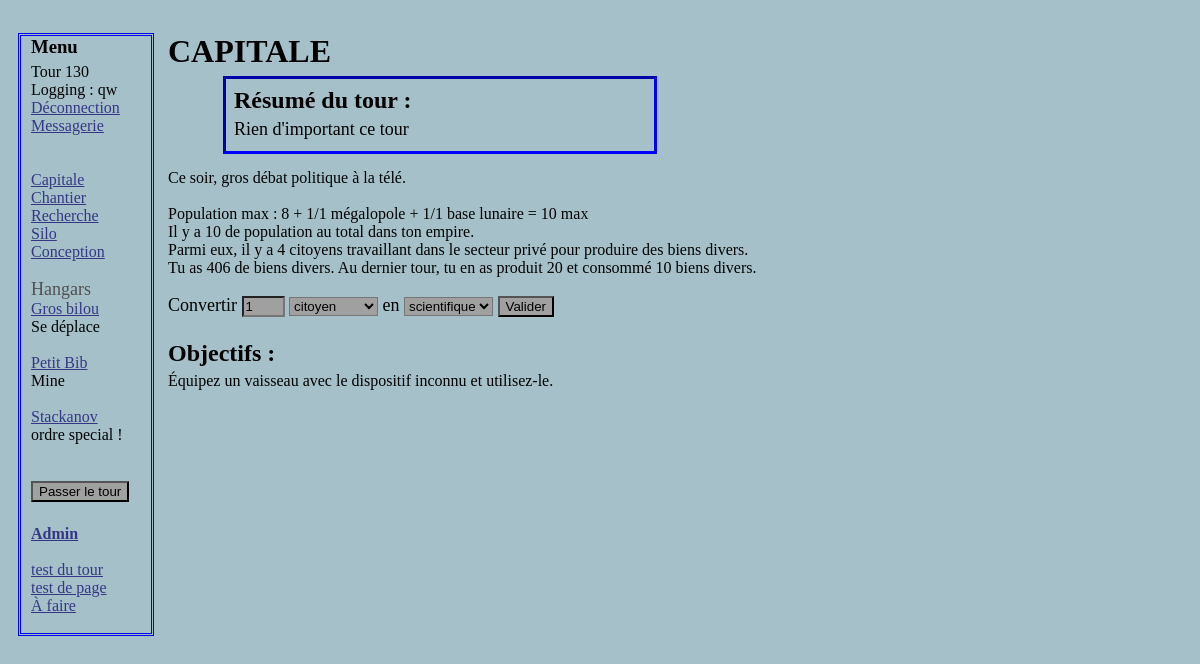
/capitale.php (signed in), run on the app's committed database.
### tables this page shows
CREATE TABLE IF NOT EXISTS `tour` (
  `id` int(11) NOT NULL AUTO_INCREMENT,
  `datetour` datetime NOT NULL DEFAULT CURRENT_TIMESTAMP,
  `resume` text,
  PRIMARY KEY (`id`)
);

CREATE TABLE IF NOT EXISTS `vaisseau` (
  `idvaisseau` int(11) NOT NULL AUTO_INCREMENT,
  `idjoueurbat` int(11) NOT NULL,
  `typevaisseau` int(11) NOT NULL,
  `univers` int(11) NOT NULL DEFAULT '0',
  `x` int(11) NOT NULL DEFAULT '0',
  `y` int(11) DEFAULT '0',
  `nomvaisseau` varchar(32) NOT NULL DEFAULT 'Vaisseau',
  `vitesse` int(11) NOT NULL DEFAULT '1',
  `capacitedesoute` int(11) NOT NULL DEFAULT '1',
  `capaciteminage` int(11) NOT NULL DEFAULT '1',
  `HPmaxvaisseau` int(11) NOT NULL DEFAULT '3',
  `HPvaisseau` int(11) NOT NULL DEFAULT '3',
  `biensvaisseau` int(11) DEFAULT '0',
  `titanevaisseau` int(11) NOT NULL DEFAULT '0',
  PRIMARY KEY (`idvaisseau`)
);

CREATE TABLE IF NOT EXISTS `choixevents` (
  `idchoix` int(11) NOT NULL AUTO_INCREMENT,
  `idjoueurevent` int(11) NOT NULL,
  `texteevent` text NOT NULL,
  `eventsuite1` int(11) DEFAULT NULL,
  `textechoix1` varchar(128) DEFAULT NULL,
  `eventsuite2` int(11) DEFAULT NULL,
  `textechoix2` varchar(128) DEFAULT NULL,
  `eventsuite3` int(11) DEFAULT NULL,
  `textechoix3` varchar(128) DEFAULT NULL,
  PRIMARY KEY (`idchoix`)
);

CREATE TABLE IF NOT EXISTS `limitesjoueurs` (
  `id` int(11) NOT NULL,
  `maxchantier` int(11) NOT NULL DEFAULT '0',
  `maxcentrederecherche` int(11) NOT NULL DEFAULT '1',
  `popmax` int(11) NOT NULL DEFAULT '5',
  `scientmax` int(11) NOT NULL DEFAULT '1',
  `ouvriermax` int(11) NOT NULL DEFAULT '1',
  `maxentrepot` int(11) NOT NULL DEFAULT '0',
  `maxbaselunaire` int(11) NOT NULL DEFAULT '0',
  `maxmegalopole` int(11) NOT NULL DEFAULT '1',
  PRIMARY KEY (`id`)
);

CREATE TABLE IF NOT EXISTS `utilisateurs` (
  `id` int(11) NOT NULL AUTO_INCREMENT,
  `pseudo` varchar(32) NOT NULL,
  `motdepasse` varchar(1024) NOT NULL,
  `dateinscription` date DEFAULT NULL,
  `biens` int(11) NOT NULL DEFAULT '200',
  `titane` int(11) NOT NULL DEFAULT '0',
  `idevent` int(11) NOT NULL DEFAULT '0',
  `ideventsuivant` int(11) NOT NULL DEFAULT '0',
  `lvl` int(11) NOT NULL DEFAULT '0',
  PRIMARY KEY (`id`)
);

CREATE TABLE IF NOT EXISTS `variationstour` (
  `idtable` int(11) NOT NULL AUTO_INCREMENT,
  `idjoueur` int(11) NOT NULL,
  `prodbiens` int(11) NOT NULL DEFAULT '0',
  `chantier` int(11) NOT NULL DEFAULT '0',
  `recherche` int(11) NOT NULL DEFAULT '5',
  `consobiens` int(11) NOT NULL DEFAULT '0',
  PRIMARY KEY (`idtable`)
);

### Capitale.php (the view, shortened to what this page needs)
<?php
include("include/BDDconnection.php");
?>
<!DOCTYPE html>
<html>
    <head>
           <link rel="stylesheet" href="style.css" />
	</head>
  <body>
    <?php include("include/menu.php"); ?>
  <div class="corps">
    <h1>CAPITALE</h1>
    <?php
    include("include/resume.php");
$reqinfoutilisateur = $bdg->prepare('SELECT * FROM utilisateurs WHERE id= ?');
$reqinfoutilisateur->execute(array($_SESSION['id']));
$repinfoutilisateur = $reqinfoutilisateur->fetch();
$recuperereventencours = $bdg->prepare('SELECT * FROM choixevents WHERE idjoueurevent= ?');
$recuperereventencours->execute(array($_SESSION['id']));
$eventencours = $recuperereventencours->fetch();
if (isset($eventencours['texteevent']))
  {
  echo $eventencours['texteevent'];
    ?>
    </form><?php
  }
$reqinfolimites = $bdg->prepare('SELECT * FROM limitesjoueurs WHERE id= ?');
$reqinfolimites->execute(array($_SESSION['id']));
$repinfolimites = $reqinfolimites->fetch();
$reqcomptermegalopole = $bdg->prepare('SELECT COUNT(*) AS nb FROM batiments WHERE idjoueurbat = ? AND typebat = 3');
$reqcomptermegalopole->execute(array($_SESSION['id']));
$repcomptermegalopole = $reqcomptermegalopole->fetch();
$reqcompterbaselunaire = $bdg->prepare('SELECT COUNT(*) AS nb FROM batiments WHERE idjoueurbat = ? AND typebat = 4');
$reqcompterbaselunaire->execute(array($_SESSION['id']));
$repcompterbaselunaire = $reqcompterbaselunaire->fetch();
$total = $repcompterbaselunaire['nb'] + $repcomptermegalopole['nb'] + 8 ;
echo '</br></br>Population max : 8 + ' . $repcomptermegalopole['nb'] . '/' . $repinfolimites['maxmegalopole'] . ' mégalopole ';
if ($repinfoutilisateur['lvl']>4)
  {
  echo '+ ' . $repcompterbaselunaire['nb'] . '/' . $repinfolimites['maxbaselunaire'] . ' base lunaire ';
  }
echo '= '. $total . ' max';
$compterpop = $bdg->prepare('SELECT COUNT(*) AS population FROM population WHERE joueurpop= ?');
$compterpop->execute(array($_SESSION['id']));
$population = $compterpop->fetch();
?>
</br>Il y a <?php echo $population[0]; ?> de population au total dans ton empire.</br>
<?php
$comptercit = $bdg->prepare('SELECT COUNT(*) AS citoyens FROM population WHERE joueurpop = ? AND typepop = 1');
$comptercit->execute(array($_SESSION['id']));
$citoyens = $comptercit->fetch();
?>
<?php
  if ($citoyens[0] > 1)
  {
  echo 'Parmi eux, il y a ' . $citoyens[0] . ' citoyens travaillant dans le secteur privé pour produire des biens divers.';
  }
?>
Tu as <?php echo $repinfoutilisateur['biens'];?> de biens divers.
<?php
$reqprod = $bdg->prepare('SELECT prodbiens , consobiens FROM variationstour WHERE idjoueur= ?');
$reqprod->execute(array($_SESSION['id']));
$prodbiens = $reqprod->fetch();
?>
Au dernier tour, tu en as produit <?php echo $prodbiens['prodbiens'];?> et consommé <?php echo $prodbiens['consobiens'];?> biens divers.
<form method="post" action="script/conversionpop.php">
   <p>
        <label for="combien">Convertir </label>
        <input type="number" name="combien" min="1" value="1">
        <select name="popdepart" id="popdepart"> -->
<?php
$reqtypepop = $bdd->query('SELECT idtypepop , nompop , technecessaire FROM typepop ORDER BY idtypepop ASC');
while ($reptypepop = $reqtypepop->fetch())
	{
	echo '<option value="'. $reptypepop['idtypepop'] . '">'. $reptypepop['nompop'] .'</option>';
	}
	?>
       </select><label for="poparrivee"> en </label><select name="poparrivee" id="poparrivee">
<?php
$reqtypepop = $bdd->query('SELECT idtypepop , nompop , technecessaire FROM typepop ORDER BY idtypepop DESC');
while ($reptypepop = $reqtypepop->fetch())
	{
	echo '<option value="'. $reptypepop['idtypepop'] . '">'. $reptypepop['nompop'] .'</option>';
	}
?>
       </select>
        <input type="submit" value="Valider" />
   </p>
</form>
  </form></br><?php
  echo '<h2>Objectifs :</h2>';
  switch ($repinfoutilisateur['lvl'])
  {
      case 10:
          echo "Équipez un vaisseau avec le dispositif inconnu et utilisez-le.";
      break;
      }
  ?>
  </div>
  </body>
</html>

### include/Menu.php (shortened to what this page needs)
<nav class="menu">
    <div>
        <h3>Menu</h3>
           	<?php
            $reponse = $bda->query('SELECT id FROM tour ORDER BY id DESC LIMIT 1');
            $touractuel = $reponse->fetch();
            $reponse->closeCursor();?>
            Tour <?php echo $touractuel['id'] ; ?>
            <?php
            If (!isset($_SESSION['pseudo']))
			{
            echo '<a class ="lienmenu" href="Accueil.php">Accueil</a>' ;
           	}
			else
			{
           	$reqlvl = $bdg->prepare('SELECT lvl from utilisateurs WHERE id= ?');
            $reqlvl->execute(array($_SESSION['id']));
            $replvl = $reqlvl->fetch();
            echo 'Logging : ' . $_SESSION['pseudo'] . ' </br> ';
            ?>
            <a class ="lienmenu" href="script/deconnection.php">Déconnection</a> </br>
            <a class ="lienmenu" href="Messagerie.php">Messagerie</br>
            </a></br>
            <a class ="lienmenu"  href="Capitale.php">Capitale</a> </br>
            <?php
            if ($replvl['lvl'] > 1)
                {
                echo '<a class ="lienmenu" href="Chantier.php">Chantier</a></br>';
                echo '<a class ="lienmenu" href="recherche.php">Recherche</a></br>';
			    }
            if ($replvl['lvl'] > 5)
                {
                echo '<a class ="lienmenu" href="silo.php">Silo</a></br>';
                }
            if ($replvl['lvl'] > 7)
                {
                echo '<a class ="lienmenu" href="design.php">Conception</a></br>';
                }
            $ecrirehangars = 1 ;
            $reqvaiss = $bdg->prepare('SELECT v.idvaisseau, v.nomvaisseau, o.typeordre FROM vaisseau v LEFT JOIN ordredeplacement o ON o.idvaisseaudeplacement = v.idvaisseau WHERE v.idjoueurbat = ? AND v.typevaisseau = 5 ORDER BY v.idvaisseau');
            $reqvaiss->execute(array($_SESSION['id']));
            while ($repvaiss = $reqvaiss->fetch())
                {
                if ($ecrirehangars == 1) {echo '</br><span class = "hangars">Hangars</span></br>' ; }
                    $ecrirehangars = 2 ;
                echo '<a class ="lienmenu" href="hangars.php?id=' . $repvaiss['idvaisseau'] . '">' . $repvaiss['nomvaisseau'] . '</a></br>';
                switch ($repvaiss['typeordre'])
                    {
                    case 0:
                    echo "Se déplace";
                    break;
                    case 1:
                    echo "Mine";
                    break;
                    default:
                    echo "ordre special !";
                    }
                }
            }
    		?>
			<form action="tour/Gestionglobale.php">
			<p>
			    <input type="submit" value="Passer le tour" />
			</p>
			</form>
            <b><a class ="lienmenu" href="Administration.php">Admin</a></b></br> </br>
            <a class ="lienmenu" href="tour/test.php">test du tour</a> </br>
            <a class ="lienmenu" href="test.php?id=2">test de page</a> </br>
            <a class ="lienmenu" href="afaire.php">À faire</a> </br> </br>
    </div>
</nav>

### include/resume.php (shortened to what this page needs)
<div class = 'resume'>
<div class = 'titreresume'>Résumé du tour :</br></div>
<?php
if (!isset($message))
  {
  echo '<div class = \'texteresume\'>Rien d\'important ce tour </div></br>';
  }
?>
</div>

### css/general.css (style rules this page uses)
body { background-color: rgb(165,192,201);; color: black; padding-top: 25px; padding-left:10px; }
.corps { margin-left:140px; display: flex; flex-wrap: nowrap; flex-direction: column; display: inline-block; vertical-align: top; padding-left:10px; }

### css/menu.css (style rules this page uses)
.menu { position:absolute; width: 120px; vertical-align: top; border: 3px blue double; padding-left:10px; }
.lienmenu { color: rgb(53,55,132); }
.hangars { color: rgb(80,80,80); font-family: Impact; font-size: large; }

### css/formulaire.css (style rules this page uses)
input[type="number"] { width:35px; }
input , select { background-color: rgb(160,160,160); margin-bottom: 5px; }
label { cursor: pointer; }
form { display: inline }

### css/block.css (style rules this page uses)
p { font-size: large; }
h1 { margin-top: 0px ; padding-top: 0px; margin-left: 0px ; }
h2 { margin-top: 0px ; padding-top: 0px; margin-left: 0px ; margin-bottom: 5px ; padding-bottom: 0px; }
h3 { margin-top: 0px ; padding-top: 0px; margin-left: 0px ; margin-bottom: 5px ; padding-bottom: 0px; }

### css/resume.css (style rules this page uses)
.resume { position: relative; left: 55px; border: 3px blue inset; padding: 8px; margin-bottom: 15px; width: 70%; }
.titreresume { font-weight: bold; margin-bottom: 5px; font-size: x-large; }
.texteresume { margin-bottom: -15px; font-size: large; }

### data on the page
tour: id "130"
vaisseau: shows "Hangars", nomvaisseau "Gros bilou", shows "Se déplace"
vaisseau: nomvaisseau "Petit Bib", shows "Mine"
vaisseau: nomvaisseau "Stackanov", shows "ordre special !"
choixevents: texteevent "Ce soir, gros débat politique à la télé."
limitesjoueurs: maxmegalopole "1", maxbaselunaire "1"
utilisateurs: biens "406"
variationstour: prodbiens "20", consobiens "10"

### other printed values
$_SESSION['pseudo'] "qw"
$repcomptermegalopole['nb'] "1"
$repcompterbaselunaire['nb'] "1"
$total "10"
$population[0] "10"
$citoyens[0] "4"
form field popdepart "citoyen"
form field poparrivee "scientifique"
